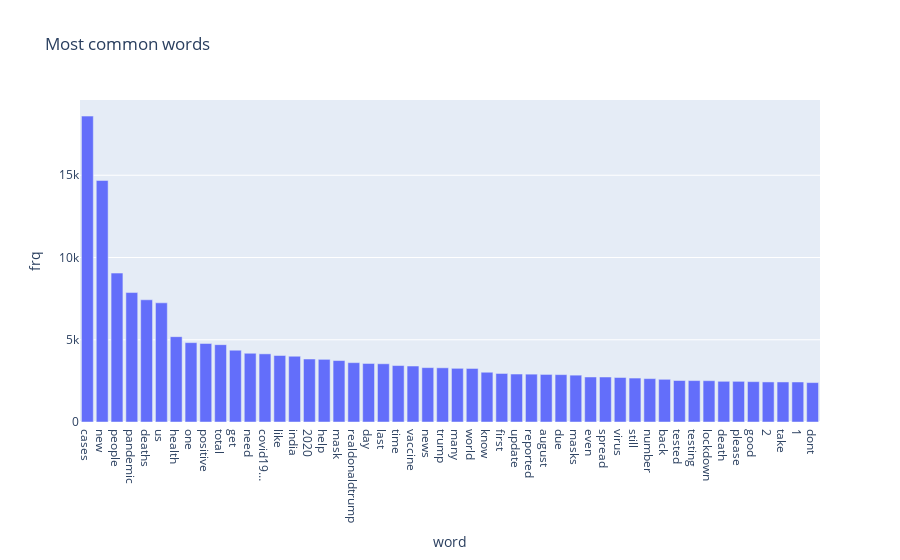

Notebook code for this chart:
### Code cell
word_counts=Counter(words_list).most_common(50)
word_df=pd.DataFrame(word_counts)
word_df.columns=['word','frq']
display(word_df.head(5))
# px=import plotly.express
px.bar(word_df,x='word',y='frq',title='Most common words')

### Figure 1 — Plotly figure (JSON) as saved in the notebook; plotly's stock layout.template omitted (floating-point values rounded to 4 significant figures)
{"data": [{"alignmentgroup": "True", "hovertemplate": "word=%{x}<br>frq=%{y}<extra></extra>", "legendgroup": "", "marker": {"color": "#636efa"}, "name": "", "offsetgroup": "", "orientation": "v", "showlegend": false, "textposition": "auto", "type": "bar", "x": ["cases", "new", "people", "pandemic", "deaths", "us", "health", "one", "positive", "total", "get", "need", "covid19…", "like", "india", "2020", "help", "mask", "realdonaldtrump", "day", "last", "time", "vaccine", "news", "trump", "many", "world", "know", "first", "update", "reported", "august", "due", "masks", "even", "spread", "virus", "still", "number", "back", "tested", "testing", "lockdown", "death", "please", "good", "2", "take", "1", "dont"], "xaxis": "x", "y": [18596, 14683, 9053, 7869, 7429, 7245, 5188, 4825, 4773, 4701, 4365, 4178, 4143, 4042, 3999, 3830, 3809, 3735, 3608, 3558, 3540, 3431, 3403, 3306, 3295, 3263, 3255, 3025, 2951, 2916, 2909, 2892, 2880, 2848, 2736, 2735, 2706, 2671, 2638, 2596, 2522, 2518, 2511, 2474, 2472, 2453, 2435, 2434, 2432, 2396], "yaxis": "y"}], "layout": {"barmode": "relative", "legend": {"tracegroupgap": 0}, "title": {"text": "Most common words"}, "xaxis": {"anchor": "y", "domain": [0, 1], "title": {"text": "word"}}, "yaxis": {"anchor": "x", "domain": [0, 1], "title": {"text": "frq"}}}}
